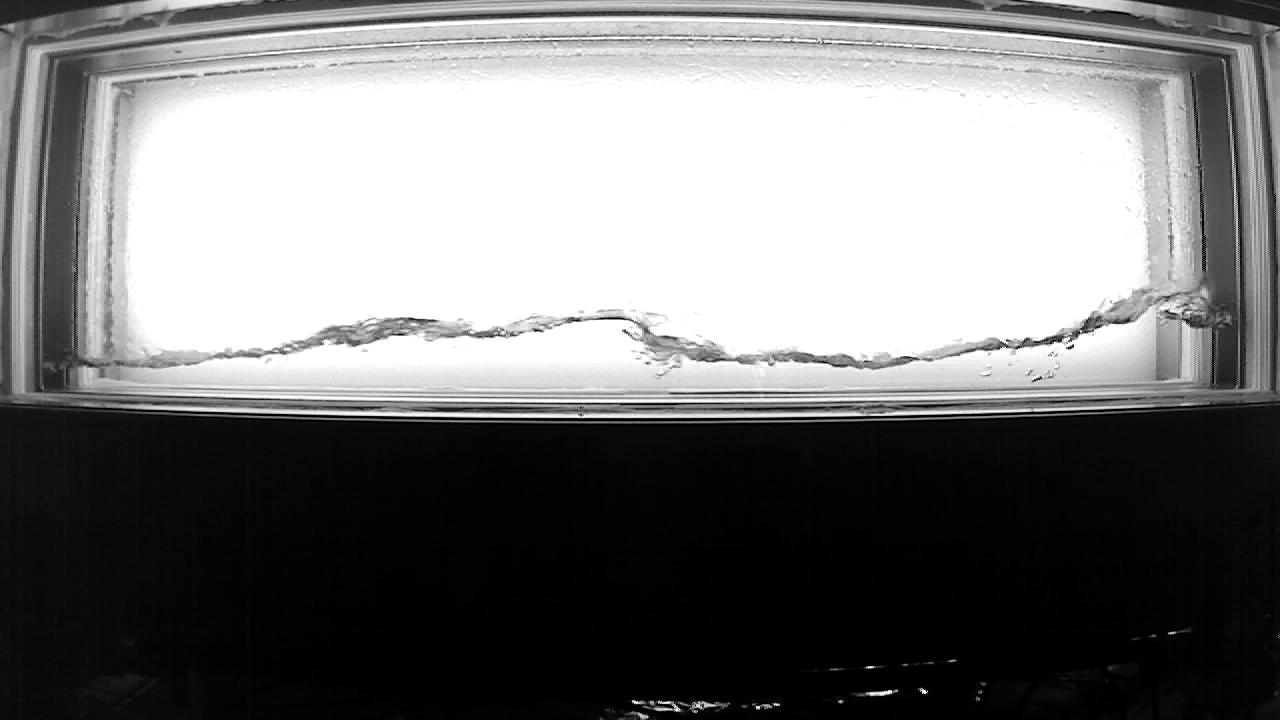
#> input picture CCFL002_1_2000_500_up_cam1_a_pre.jpg, 1280 x 720 px; the run also reads 1 picture not shown here
$ jupyter execute --allow-errors 'HZDR 1.ipynb'
#> lines starting #> are read from the running program, lines starting #| are printed output that depends on the picture; after the words box and inside, x2 and y2 are one past the last pixel; in counts of white or black regions, pixels touching at a corner belong together
[cell 1]
import cv2
import numpy as np
import matplotlib.pyplot as plt
import seaborn as sns; sns.set()

[cell 2]
def preprocess_image(filename):
#> called with filename = 'CCFL002_1_2000_500_up_cam1_a_pre.jpg'
    image = cv2.imread(filename)
#> image is the input picture: shape (720, 1280, 3); min 0, max 255, mean 120.9
    image = cv2.cvtColor(image, cv2.COLOR_BGR2RGB)
    image = cv2.cvtColor(image, cv2.COLOR_RGB2GRAY)
#> image: shape (720, 1280)
    _, image = cv2.threshold(image, 210, 255, cv2.THRESH_BINARY)
#> image: shape (720, 1280); 36.1% white; 572 white regions (511 under 20 px), largest, box (x1, y1, x2, y2) and area: (111, 45, 1151, 361) 277497, (144, 305, 1156, 392) 35266, (186, 17, 1132, 48) 4526
    binary_image = image / 255
    return binary_image

[cell 3]
plt.figure(figsize=(20,20))
plt.imshow(preprocess_image('CCFL002_1_2000_500_up_cam1_a_pre.jpg'), cmap='gray')
plt.show()

[cell 4]
binary_image = preprocess_image('CCFL002_1_2000_500_up_cam1_a_post.jpg')
#> in preprocess_image (call 2), `_, image = cv2.threshold(image, 210, 255, cv2.THRESH_BINARY)`: image: shape (720, 1280); 36.4% white; 541 white regions (488 under 20 px), largest, box (x1, y1, x2, y2) and area: (112, 45, 1150, 365) 290976, (132, 337, 1133, 392) 24130, (185, 17, 1131, 51) 5643
size = 5

plt.figure(figsize=(10,10))
# [y,x]
#binary_image[90-size:90+size,200-size:200+size] = 0   # Point A = 90,200
#binary_image[70-size:70+size,400-size:400+size] = 0   # Point B = 70,400
#binary_image[70-size:70+size,600-size:600+size] = 0   # Point C = 70,600
#binary_image[75-size:75+size,800-size:800+size] = 0   # Point D = 75,800
#binary_image[80-size:80+size,1000-size:1000+size] = 0   # Point E = 80,1000

#binary_image[90:90+251,200-size:200+size] = 0
#binary_image[70:70+272,400-size:400+size] = 0
#binary_image[70:70+286,600-size:600+size] = 0
#binary_image[75:75+285,800-size:800+size] = 0
#binary_image[80:80+283,1000-size:1000+size] = 0

binary_image[90:90+290,200-size:200+size] = 0
#> binary_image: shape (720, 1280) float64; values 0 (black) and 1 (white), 36.1% white; 541 white regions (488 under 20 px), largest, box (x1, y1, x2, y2) and area: (112, 45, 1150, 365) 288453, (132, 337, 1133, 392) 23824, (185, 17, 1131, 51) 5643
binary_image[85-size:85+size,225-size:225+size] = 0
#> binary_image: shape (720, 1280) float64; values 0 (black) and 1 (white), 36.1% white; 541 white regions (488 under 20 px), largest, box (x1, y1, x2, y2) and area: (112, 45, 1150, 365) 288373, (132, 337, 1133, 392) 23824, (185, 17, 1131, 51) 5643
binary_image[82-size:82+size,250-size:250+size] = 0
#> binary_image: shape (720, 1280) float64; values 0 (black) and 1 (white), 36% white; 541 white regions (488 under 20 px), largest, box (x1, y1, x2, y2) and area: (112, 45, 1150, 365) 288283, (132, 337, 1133, 392) 23824, (185, 17, 1131, 51) 5643
binary_image[80-size:80+size,275-size:275+size] = 0
#> binary_image: shape (720, 1280) float64; values 0 (black) and 1 (white), 36% white; 541 white regions (488 under 20 px), largest, box (x1, y1, x2, y2) and area: (112, 45, 1150, 365) 288184, (132, 337, 1133, 392) 23824, (185, 17, 1131, 51) 5643
binary_image[78-size:78+size,300-size:300+size] = 0
#> binary_image: shape (720, 1280) float64; values 0 (black) and 1 (white), 36% white; 541 white regions (488 under 20 px), largest, box (x1, y1, x2, y2) and area: (112, 45, 1150, 365) 288084, (132, 337, 1133, 392) 23824, (185, 17, 1131, 51) 5643
binary_image[75-size:75+size,325-size:325+size] = 0
#> binary_image: shape (720, 1280) float64; values 0 (black) and 1 (white), 36% white; 541 white regions (488 under 20 px), largest, box (x1, y1, x2, y2) and area: (112, 45, 1150, 365) 287987, (132, 337, 1133, 392) 23824, (185, 17, 1131, 51) 5643
binary_image[73-size:73+size,350-size:350+size] = 0
#> binary_image: shape (720, 1280) float64; values 0 (black) and 1 (white), 36% white; 541 white regions (488 under 20 px), largest, box (x1, y1, x2, y2) and area: (112, 45, 1150, 365) 287890, (132, 337, 1133, 392) 23824, (185, 17, 1131, 51) 5643
binary_image[73-size:73+size,375-size:375+size] = 0
#> binary_image: shape (720, 1280) float64; values 0 (black) and 1 (white), 36% white; 541 white regions (488 under 20 px), largest, box (x1, y1, x2, y2) and area: (112, 45, 1150, 365) 287791, (132, 337, 1133, 392) 23824, (185, 17, 1131, 51) 5643
binary_image[72-size:72+size,400-size:400+size] = 0
#> binary_image: shape (720, 1280) float64; values 0 (black) and 1 (white), 36% white; 541 white regions (488 under 20 px), largest, box (x1, y1, x2, y2) and area: (112, 45, 1150, 365) 287695, (132, 337, 1133, 392) 23824, (185, 17, 1131, 51) 5643
binary_image[71-size:71+size,425-size:425+size] = 0
binary_image[71-size:71+size,450-size:450+size] = 0
#> binary_image: shape (720, 1280) float64; values 0 (black) and 1 (white), 36% white; 541 white regions (488 under 20 px), largest, box (x1, y1, x2, y2) and area: (112, 45, 1150, 365) 287514, (132, 337, 1133, 392) 23824, (185, 17, 1131, 51) 5643
binary_image[71-size:71+size,475-size:475+size] = 0
#> binary_image: shape (720, 1280) float64; values 0 (black) and 1 (white), 36% white; 541 white regions (488 under 20 px), largest, box (x1, y1, x2, y2) and area: (112, 45, 1150, 365) 287415, (132, 337, 1133, 392) 23824, (185, 17, 1131, 51) 5643
binary_image[70-size:70+size,500-size:500+size] = 0
#> binary_image: shape (720, 1280) float64; values 0 (black) and 1 (white), 35.9% white; 541 white regions (488 under 20 px), largest, box (x1, y1, x2, y2) and area: (112, 45, 1150, 365) 287315, (132, 337, 1133, 392) 23824, (185, 17, 1131, 51) 5643
binary_image[70-size:70+size,525-size:525+size] = 0
#> binary_image: shape (720, 1280) float64; values 0 (black) and 1 (white), 35.9% white; 541 white regions (488 under 20 px), largest, box (x1, y1, x2, y2) and area: (112, 45, 1150, 365) 287215, (132, 337, 1133, 392) 23824, (185, 17, 1131, 51) 5643
binary_image[70-size:70+size,550-size:550+size] = 0
#> binary_image: shape (720, 1280) float64; values 0 (black) and 1 (white), 35.9% white; 541 white regions (488 under 20 px), largest, box (x1, y1, x2, y2) and area: (112, 45, 1150, 365) 287115, (132, 337, 1133, 392) 23824, (185, 17, 1131, 51) 5643
binary_image[70-size:70+size,575-size:575+size] = 0
#> binary_image: shape (720, 1280) float64; values 0 (black) and 1 (white), 35.9% white; 541 white regions (488 under 20 px), largest, box (x1, y1, x2, y2) and area: (112, 45, 1150, 365) 287015, (132, 337, 1133, 392) 23824, (185, 17, 1131, 51) 5643
binary_image[70:70+315,600-size:600+size] = 0
#> binary_image: shape (720, 1280) float64; values 0 (black) and 1 (white), 35.6% white; 540 white regions (487 under 20 px), largest, box (x1, y1, x2, y2) and area: (112, 45, 1150, 365) 284141, (132, 337, 1133, 392) 23631, (185, 17, 1131, 51) 5643
binary_image[70-size:70+size,625-size:625+size] = 0
#> binary_image: shape (720, 1280) float64; values 0 (black) and 1 (white), 35.6% white; 540 white regions (487 under 20 px), largest, box (x1, y1, x2, y2) and area: (112, 45, 1150, 365) 284041, (132, 337, 1133, 392) 23631, (185, 17, 1131, 51) 5643
binary_image[70-size:70+size,650-size:650+size] = 0
#> binary_image: shape (720, 1280) float64; values 0 (black) and 1 (white), 35.6% white; 540 white regions (487 under 20 px), largest, box (x1, y1, x2, y2) and area: (112, 45, 1150, 365) 283941, (132, 337, 1133, 392) 23631, (185, 17, 1131, 51) 5643
binary_image[70-size:70+size,675-size:675+size] = 0
#> binary_image: shape (720, 1280) float64; values 0 (black) and 1 (white), 35.5% white; 540 white regions (487 under 20 px), largest, box (x1, y1, x2, y2) and area: (112, 45, 1150, 365) 283841, (132, 337, 1133, 392) 23631, (185, 17, 1131, 51) 5643
binary_image[70-size:70+size,700-size:700+size] = 0
#> binary_image: shape (720, 1280) float64; values 0 (black) and 1 (white), 35.5% white; 540 white regions (487 under 20 px), largest, box (x1, y1, x2, y2) and area: (112, 45, 1150, 365) 283741, (132, 337, 1133, 392) 23631, (185, 17, 1131, 51) 5643
binary_image[70-size:70+size,725-size:725+size] = 0
#> binary_image: shape (720, 1280) float64; values 0 (black) and 1 (white), 35.5% white; 540 white regions (487 under 20 px), largest, box (x1, y1, x2, y2) and area: (112, 45, 1150, 365) 283641, (132, 337, 1133, 392) 23631, (185, 17, 1131, 51) 5643
binary_image[70-size:70+size,750-size:750+size] = 0
#> binary_image: shape (720, 1280) float64; values 0 (black) and 1 (white), 35.5% white; 540 white regions (487 under 20 px), largest, box (x1, y1, x2, y2) and area: (112, 45, 1150, 365) 283553, (132, 337, 1133, 392) 23631, (185, 17, 1131, 51) 5643
binary_image[70-size:70+size,775-size:775+size] = 0
#> binary_image: shape (720, 1280) float64; values 0 (black) and 1 (white), 35.5% white; 540 white regions (487 under 20 px), largest, box (x1, y1, x2, y2) and area: (112, 45, 1150, 365) 283454, (132, 337, 1133, 392) 23631, (185, 17, 1131, 51) 5643
binary_image[70-size:70+size,800-size:800+size] = 0
#> binary_image: shape (720, 1280) float64; values 0 (black) and 1 (white), 35.5% white; 540 white regions (487 under 20 px), largest, box (x1, y1, x2, y2) and area: (112, 45, 1150, 365) 283368, (132, 337, 1133, 392) 23631, (185, 17, 1131, 51) 5643
binary_image[73-size:73+size,825-size:825+size] = 0
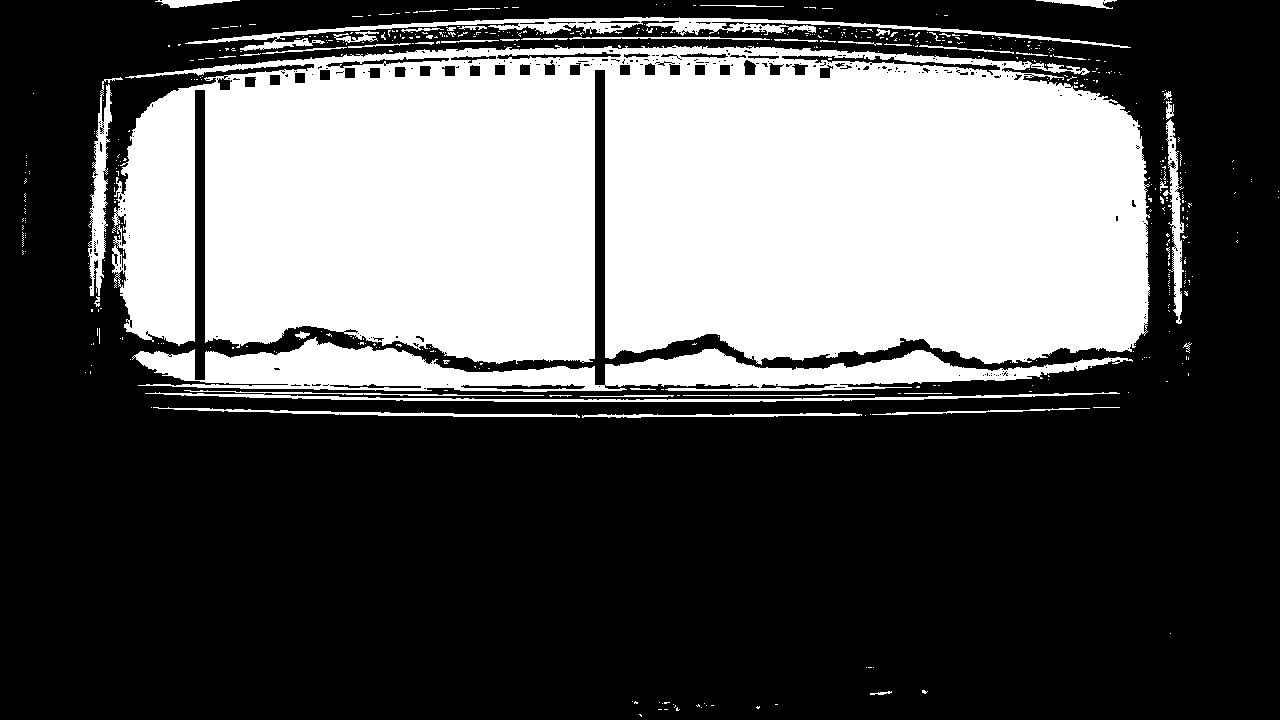
#> binary_image: shape (720, 1280) float64; values 0 (black) and 1 (white), 35.5% white; 540 white regions (487 under 20 px), largest, box (x1, y1, x2, y2) and area: (112, 45, 1150, 365) 283268, (132, 337, 1133, 392) 23631, (185, 17, 1131, 51) 5643
binary_image[75-size:75+size,850-size:850+size] = 0
#> binary_image: shape (720, 1280) float64; values 0 (black) and 1 (white), 35.5% white; 540 white regions (487 under 20 px), largest, box (x1, y1, x2, y2) and area: (112, 45, 1150, 365) 283168, (132, 337, 1133, 392) 23631, (185, 17, 1131, 51) 5643
binary_image[76-size:76+size,875-size:875+size] = 0
#> binary_image: shape (720, 1280) float64; values 0 (black) and 1 (white), 35.5% white; 540 white regions (487 under 20 px), largest, box (x1, y1, x2, y2) and area: (112, 45, 1150, 365) 283068, (132, 337, 1133, 392) 23631, (185, 17, 1131, 51) 5643
binary_image[77-size:77+size,900-size:900+size] = 0
#> binary_image: shape (720, 1280) float64; values 0 (black) and 1 (white), 35.4% white; 540 white regions (487 under 20 px), largest, box (x1, y1, x2, y2) and area: (112, 45, 1150, 365) 282969, (132, 337, 1133, 392) 23631, (185, 17, 1131, 51) 5643
binary_image[78-size:78+size,925-size:925+size] = 0
#> binary_image: shape (720, 1280) float64; values 0 (black) and 1 (white), 35.4% white; 540 white regions (487 under 20 px), largest, box (x1, y1, x2, y2) and area: (112, 45, 1150, 365) 282869, (132, 337, 1133, 392) 23631, (185, 17, 1131, 51) 5643
binary_image[78-size:78+size,950-size:950+size] = 0
#> binary_image: shape (720, 1280) float64; values 0 (black) and 1 (white), 35.4% white; 540 white regions (487 under 20 px), largest, box (x1, y1, x2, y2) and area: (112, 45, 1150, 365) 282769, (132, 337, 1133, 392) 23631, (185, 17, 1131, 51) 5643
binary_image[81-size:81+size,975-size:975+size] = 0
#> binary_image: shape (720, 1280) float64; values 0 (black) and 1 (white), 35.4% white; 540 white regions (487 under 20 px), largest, box (x1, y1, x2, y2) and area: (112, 45, 1150, 365) 282669, (132, 337, 1133, 392) 23631, (185, 17, 1131, 51) 5643
binary_image[83-size:83+size,1000-size:1000+size] = 0
#> binary_image: shape (720, 1280) float64; values 0 (black) and 1 (white), 35.4% white; 540 white regions (487 under 20 px), largest, box (x1, y1, x2, y2) and area: (112, 45, 1150, 365) 282569, (132, 337, 1133, 392) 23631, (185, 17, 1131, 51) 5643


plt.imshow(binary_image, cmap='gray')

# Average height: 302

[cell 5]
point_A = [90,200]
point_B = [70,400]
point_C = [70,600]
point_D = [75,800]
point_E = [80,1000]

[cell 6]
# Start is a coordinate --> [y,x]
def count_pixel(binary_image, start):
    y = start[0]
    x = start[1]
    no_of_pixels = 0
    while binary_image[y,x] == 1:
        y += 1
        no_of_pixels += 1
#> after the loop, no_of_pixels = 283; y = 363

    return no_of_pixels

[cell 7]
binary_image = preprocess_image('CCFL002_1_2000_500_up_cam1_a_post.jpg')
count_pixel(binary_image, point_E)
#> Out = 283

#> (a cell that did not finish here is left out)

[cell 9]
plt.figure(figsize=(10,10))
plt.imshow(preprocess_image('CCFL002_1_2000_500_up_cam1_a_pre.jpg'), cmap='gray')
plt.show()

[cell 10]
plt.figure(figsize=(10,10))
plt.imshow(preprocess_image('CCFL002_1_2000_500_up_cam2_a_post.jpg'), cmap='gray')
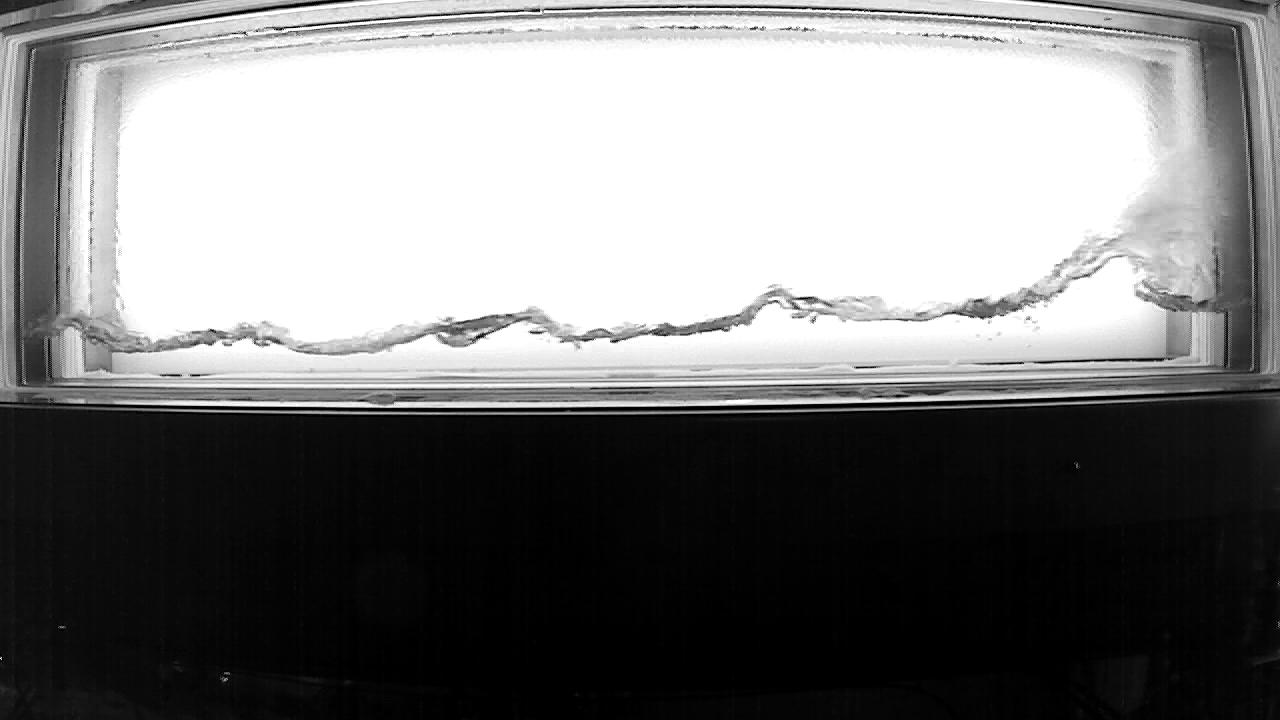
#> input picture CCFL002_1_2000_500_up_cam2_a_post.jpg, 1280 x 720 px
#> in preprocess_image, image is the input picture: shape (720, 1280, 3); min 0, max 255, mean 123.9
#> in preprocess_image (call 5), `_, image = cv2.threshold(image, 210, 255, cv2.THRESH_BINARY)`: image: shape (720, 1280); 38.8% white; 446 white regions (413 under 20 px), largest, box (x1, y1, x2, y2) and area: (68, 15, 1192, 347) 297674, (125, 256, 1166, 378) 40427, (124, 0, 1124, 36) 8332
plt.show()

[cell 11]
plt.figure(figsize=(10,10))
plt.imshow(preprocess_image('CCFL002_1_2000_500_up_cam2_a_pre.jpg'), cmap='gray')
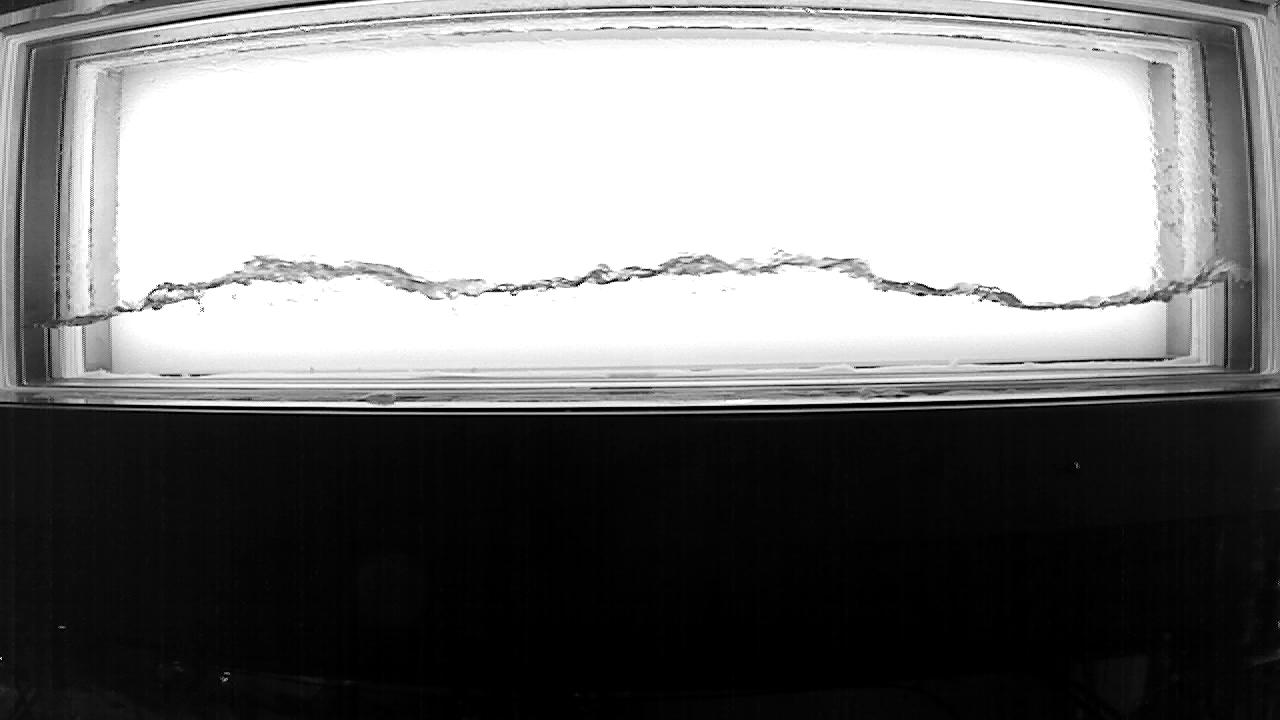
#> input picture CCFL002_1_2000_500_up_cam2_a_pre.jpg, 1280 x 720 px
#> in preprocess_image, image is the input picture: shape (720, 1280, 3); min 0, max 255, mean 124.7
#> in preprocess_image (call 6), `_, image = cv2.threshold(image, 210, 255, cv2.THRESH_BINARY)`:
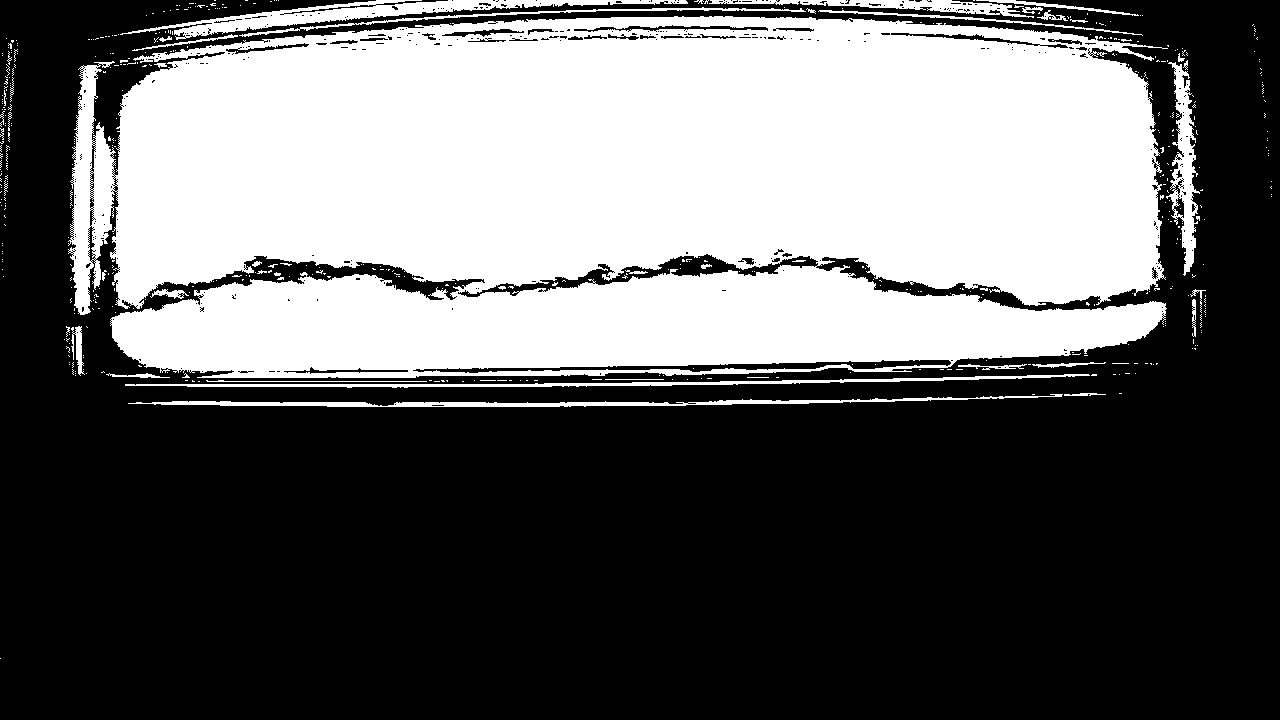
#> image: shape (720, 1280); 39.4% white; 523 white regions (479 under 20 px), largest, box (x1, y1, x2, y2) and area: (68, 16, 1168, 378) 340723, (120, 0, 688, 40) 5232, (128, 394, 1063, 407) 3224
